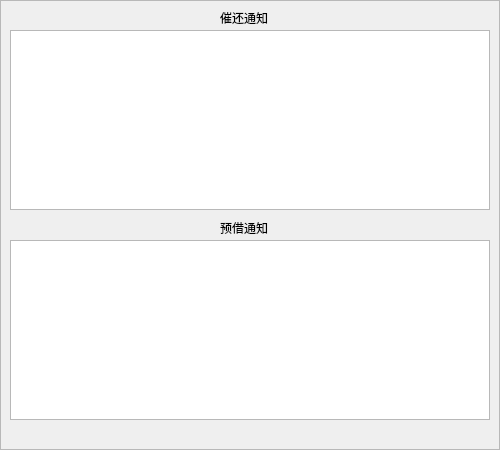
<?xml version="1.0" encoding="UTF-8"?>
<ui version="4.0">
 <class>MessageBoard</class>
 <widget class="QFrame" name="MessageBoard">
  <property name="geometry">
   <rect>
    <x>0</x>
    <y>0</y>
    <width>500</width>
    <height>450</height>
   </rect>
  </property>
  <property name="windowTitle">
   <string>Frame</string>
  </property>
  <property name="frameShape">
   <enum>QFrame::StyledPanel</enum>
  </property>
  <property name="frameShadow">
   <enum>QFrame::Raised</enum>
  </property>
  <widget class="QTableView" name="borrow_table">
   <property name="geometry">
    <rect>
     <x>10</x>
     <y>30</y>
     <width>480</width>
     <height>180</height>
    </rect>
   </property>
  </widget>
  <widget class="QTableView" name="order_table">
   <property name="geometry">
    <rect>
     <x>10</x>
     <y>240</y>
     <width>480</width>
     <height>180</height>
    </rect>
   </property>
  </widget>
  <widget class="QLabel" name="label">
   <property name="geometry">
    <rect>
     <x>220</x>
     <y>10</y>
     <width>60</width>
     <height>16</height>
    </rect>
   </property>
   <property name="text">
    <string>催还通知</string>
   </property>
  </widget>
  <widget class="QLabel" name="label_2">
   <property name="geometry">
    <rect>
     <x>220</x>
     <y>220</y>
     <width>60</width>
     <height>16</height>
    </rect>
   </property>
   <property name="text">
    <string>预借通知</string>
   </property>
  </widget>
 </widget>
 <resources/>
 <connections/>
</ui>
